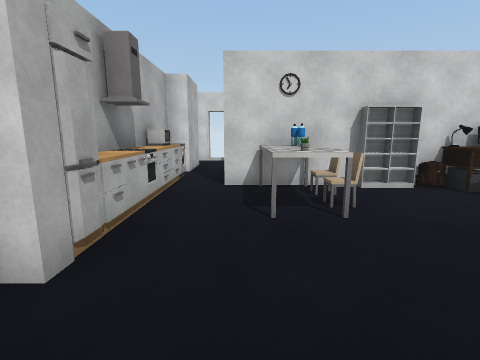
[1] (above)

13 first-person views from a walk through a Unity game level. The camera is 1.2 m above the floor, tilts 10° down and sees 85° across. The floor is counted in squares, 1 m on a side. Each view is taken from the middle of a square. On the plan, view 1 faces up. The plan holds only what a view shows up to about 12 squares ahead; the rest is blank. The player character is not drawn. Some surface patterns are stand-ins.

[2]
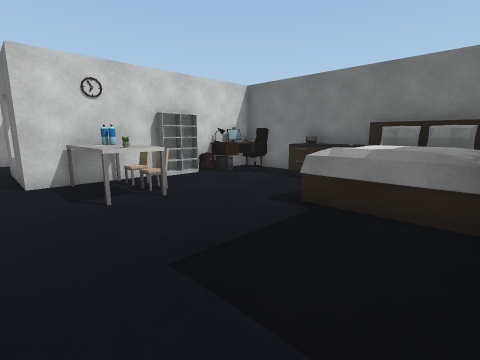

[3]
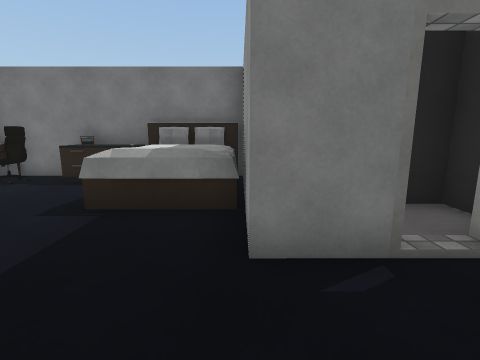

[4]
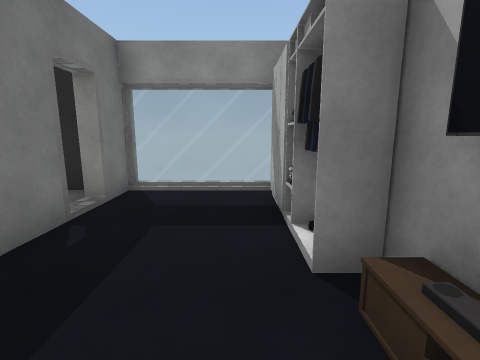

[5]
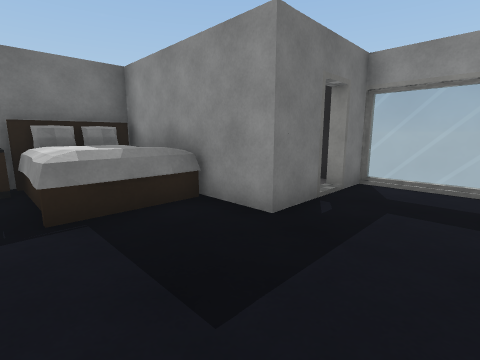

[6]
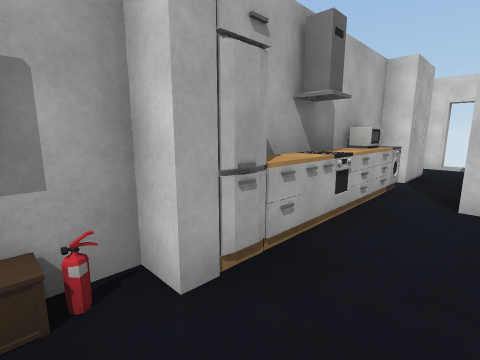

[7]
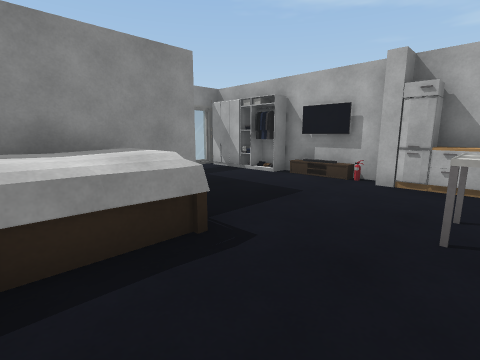

[8]
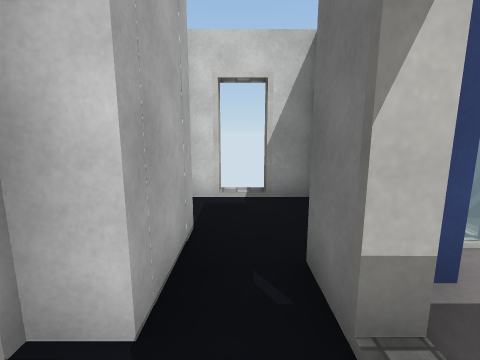

[9]
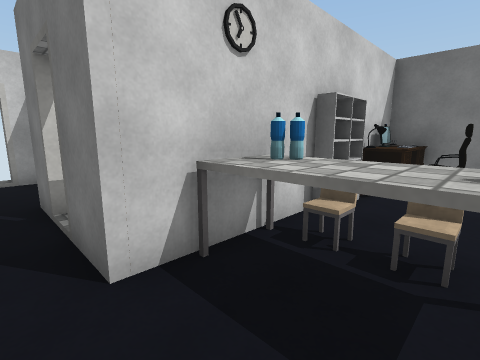

[10]
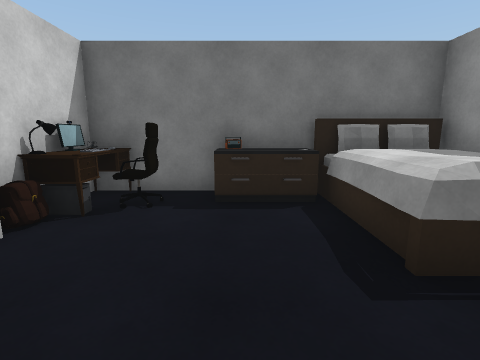

[11]
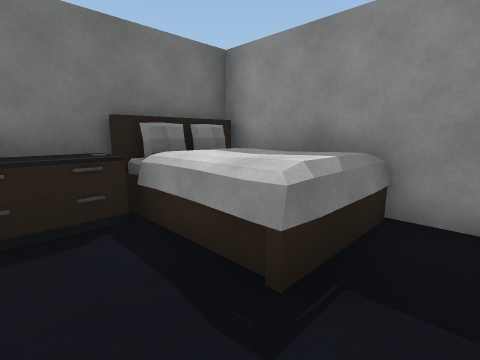

[12]
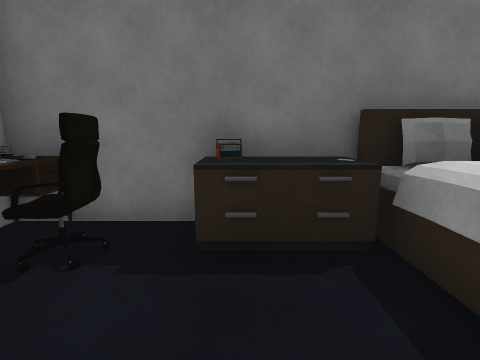

[13]
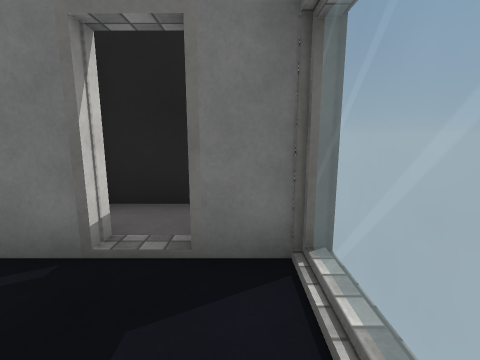

### Floor plan
Key: @ floor where view 1 was taken; # wall or solid block; . floor; = window, fence, low wall or low ledge; M machine; I microwave; C cabinet; E desk; P computer; N oven; B bottle; H chair; T table; F fridge; A bed; W wardrobe; O other object.
Columns run from 2 left of view 1 to 7 right of it. Each row starts with its distance up from view 1.
 12 #.#
 11 #.  #
 10 #. OO
  9 #.##
  8 #.#
  7 M.#
  6 IC####OEP#
  5 CN.BH..HO#
  4 C..TH....#
  3 CF.....OC#
  2 #.......O#
  1 #....AAAA#
  0 #.@..AAAA#
 -1 #...######
 -2 W...#.#
 -3 #.....#
 -4 W...#.#
 -5 #===###

Where each view was taken, in squares from view 1:
view 1: 0 up, 0 right, facing up
view 2: 1 down, 1 left, facing up-right
view 3: 1 down, 1 left, facing right
view 4: 1 up, 1 left, facing down
view 5: 2 up, 1 left, facing down-right
view 6: 1 up, 0 right, facing up-left
view 7: 4 up, 5 right, facing down-left
view 8: 7 up, 1 left, facing up
view 9: 4 up, 1 left, facing up-right
view 10: 3 up, 1 right, facing right
view 11: 3 up, 2 right, facing down-right
view 12: 3 up, 3 right, facing right
view 13: 4 down, 1 left, facing right
